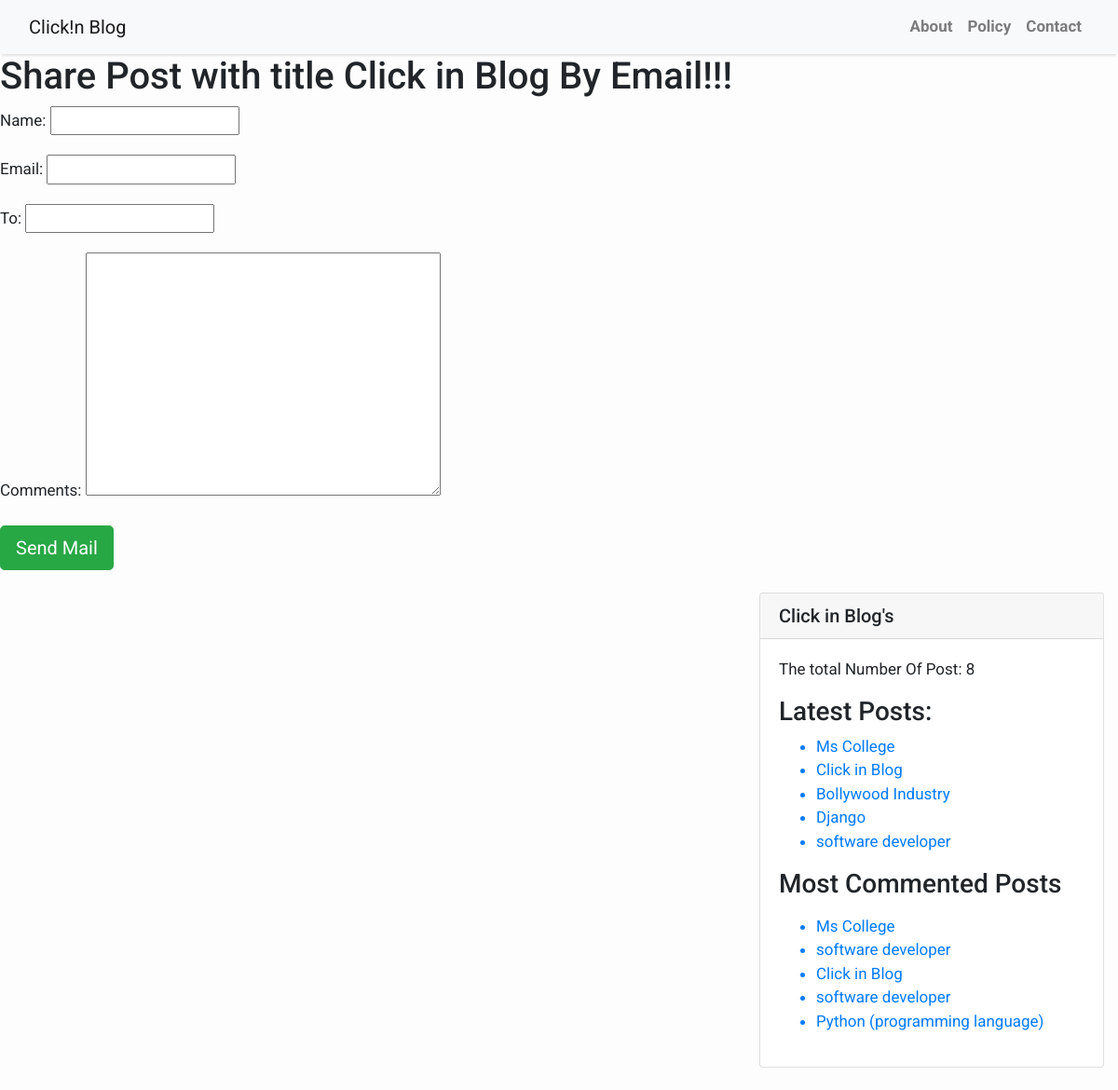
Page /share/9 on the committed database.
### testapp/models.py (models this page shows, shortened)
class Post(models.Model):
    STATUS_CHOICES=(('draft','Draft'),('published','Published'))
    title=models.CharField(max_length=256)
    slug=models.SlugField(max_length=264,unique_for_date='publish')
    author=models.ForeignKey(User,related_name='blog_posts',on_delete=models.CASCADE,)
    body=models.TextField()
    publish=models.DateTimeField(default=timezone.now)
    created=models.DateTimeField(auto_now=True)
    updated=models.DateTimeField(auto_now=True)
    status=models.CharField(max_length=10,choices=STATUS_CHOICES,default='draft')
    objects=CustomManager()
    tags=TaggableManager()
    class Meta:
        ordering=('-publish',) #descending order of publish
    def get_absolute_url(self):
        return reverse('post_detail',args=[self.publish.year,self.publish.strftime('%m'),self.publish.strftime('%d'),self.slug,])

### testapp/views.py (the view)
# urls.py: path('share/<int:id>',views.mail_send_view),
def mail_send_view(request,id):
    post=get_object_or_404(Post,id=id,status="published")
    sent=False
    if request.method=='POST':
        form=EmailSendForm(request.POST)
        if form.is_valid():
            cd=form.cleaned_data
            subject='{} ({}) recommends you to read "{}"'.format(cd['name'],cd['email'],post.title)
            post_url=request.build_absolute_uri(post.get_absolute_url())
            message="Read Post At:\n{}\n\n{}'S Comments:\n{}".format(post_url,cd['name'],cd['comments'])
            send_mail(subject,message,'clickin@blog.com',[cd['to']]) #email content
            sent=True
    else:
        form=EmailSendForm()
    return render(request,'testapp/sharebymail.html',{'form':form ,'post':post,'sent':sent})

### testapp/forms.py
class EmailSendForm(forms.Form):
    name=forms.CharField()
    email=forms.EmailField()
    to=forms.EmailField()
    comments=forms.CharField(required=False,widget=forms.Textarea)

### testapp/models.py (called while the page is built)
    def get_queryset(self):
        return super().get_queryset().filter(status='published')

### testapp/templatetags/blog_tags.py (called while the page is built)
@register.simple_tag
def total_post():
    return Post.objects.count()

@register.inclusion_tag('testapp/latest_posts123.html')
def show_latest_posts(count=3):
    latest_posts=Post.objects.order_by('-publish')[:count]
    return {'latest_posts':latest_posts}

@register.inclusion_tag('testapp/latest_posts123.html')
def get_most_commented_posts(count=5):
    most_commented_posts=Post.objects.annotate(total_comments=Count('comments')).order_by('-total_comments')[:count]
    return {'most_commented_posts':most_commented_posts}

### templates/testapp/sharebymail.html (shortened to what this page needs)
<!DOCTYPE html>
{%extends 'testapp/base.html'%}
  {%block content%}
  {%if sent%}
    <h1>Email Successfully sent!!</h1>
    <h2>Post with the title: {{post.title}} information shared by email</h2>
  {%else%}
    <h1>Share Post with title {{post.title}} By Email!!!</h1>
      <form method="post">
        {{form.as_p}}
        <input type="submit" class="btn btn-success btn-lg" value="Send Mail">
      </form>
    {%endif%}
  {%endblock%}

### templates/testapp/latest_posts123.html
<ul>
  {%for post in latest_posts%}
  <a id="link" href="{{post.get_absolute_url}}"><li>{{post.title}}</li></a>
  {%endfor%}
</ul>
<ul>
  {%for post in most_commented_posts%}
  <a id="link" href="{{post.get_absolute_url}}"> <li>{{post.title}}</li> </a>
  {%endfor%}
</ul>

### templates/testapp/base.html (style rules this page uses)
body { font-family: "Roboto", sans-serif; font-size: 17px; background-color: #fdfdfd; }

### rows in the picture
Post: title "Click in Blog"
Post: title "Ms College"
Post: title "Bollywood Industry"
Post: title "Django"
Post: title "software developer"
Post: title "software developer"
Post: title "Python (programming language)"
